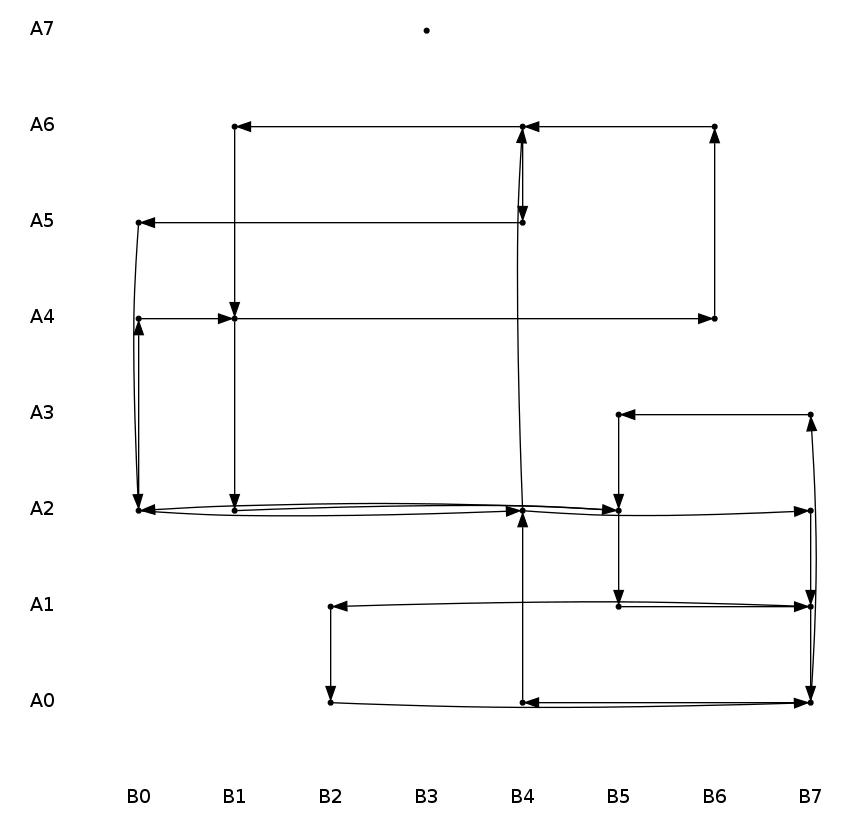

Recreate this plot in Python.
#!/usr/bin/python
import sys
import copy
verbose = False

#This script takes, as input, the preference lists of all elements of A and
#the preference lists of all elements of B. It uses the Extended Gale-Shapley 
#Algorithm for One-One Matching to produce the unique A-optimal stable matching.

#Verbose print function
if verbose:
    def vprint(*args):
        # Print each argument separately so caller doesn't need to
        # stuff everything to be printed into a single string
        for arg in args:
           print arg,
        print
else:   
    vprint = lambda *a: None      # do-nothing function

#Check if alpha_n is satisfied with matching M, GS-list G
def satisfied(n,M,G):
	if M[n] != None or G[n] == M[n]:
		return True
	else:
		return False

def generateG_A(inpt):
	#Assign elements of input to variables
	sizeA = len(inpt[-1])
	sizeB = len(inpt[0])
	alphaPreferences = copy.deepcopy(inpt[0:sizeA])
	betaPreferences = copy.deepcopy(inpt[sizeA:])

	vprint("Input:")
	vprint(alphaPreferences)
	vprint(betaPreferences)

	#Check for bad input
	if sizeA+sizeB != len(inpt):
		print "Improper Data Formatting 1"
		sys.exit()
	for alpha in alphaPreferences:
		if set(alpha) != set(range(sizeB)):
			print "Improper Data Formatting 2: "+str(alpha)
			sys.exit()
	for beta in betaPreferences:
		if set(beta) != set(range(sizeA)):
			print "Improper Data Formatting 3: "+str(beta)
			sys.exit()

	#Initialize M and G
	M=[]
	for i in range(sizeA):
		M.append(None)
	G = alphaPreferences

	vprint("M=", str(M))
	vprint("G=", str(G))

	#The algorithm begins!
	unsatisfiedList = range(sizeA)
	vprint("Unsatisfied alphas:", str(unsatisfiedList))
	while unsatisfiedList != []:	#Execute until all alphas are satisfied
		vprint("\n")
		n = unsatisfiedList[0]	#Select an unsatisfied alpha, alpha_n
		betaJ = G[n][0]	#Take alpha_n's favorite available beta, beta_j
		#Step 1: Unmatch beta_j from its previous partner, in M
		for k in [k for k in range(sizeA) if M[k] == betaJ]:
			M[k]= None
		M[n]=betaJ	#Match alpha_n to beta_j
		#Step 2: Remove partners less preferable to beta_j, in G
		for k in range(sizeA):
			if (betaPreferences[betaJ].index(k)>betaPreferences[betaJ].index(n) and 
				betaJ in G[k]):
				G[k].remove(betaJ)
		#Check which alphas are still dissatisfied
		unsatisfiedList = [n for n in range(sizeA) if not satisfied(n,M,G)]
		vprint("M=", str(M))
		vprint("G=", str(G))
		vprint("Unsatisfied alphas:" + str(unsatisfiedList))
	return G

def generateG_B(inpt):
	sizeA=len(inpt[-1])
	sizeB=len(inpt[0])
	return generateG_A(inpt[-sizeB:]+inpt[:sizeA])

#Main function begins here
#Translate input into list array of integers
x=sys.stdin.read()
x=x.splitlines()
for i in range(len(x)):
	x[i] = x[i].split()
	for j in range(len(x[i])):
		x[i][j]=int(x[i][j])

#Finds row-domination free nodes, and column-domination free nodes
GA = generateG_A(x)
##print str(GA)
GB = generateG_B(x)
##print str(GB)

#Format as sets of pairs, and get intersection
GA_set = set()
GB_set = set()
for i in range(len(GA)):
	for j in GA[i]:
		GA_set.add((i,j))
for i in range(len(GB)):
	for j in GB[i]:
		GB_set.add((j,i))
G_set = (GA_set & GB_set)

for pair in G_set:
	vprint( str(pair))

#Reinterpret intersection, to better pipe to graphviz
GA_restricted = copy.deepcopy(GA)
for i in range(len(GA)):
	for j in GA[i]:
		if (i,j) not in G_set:
			GA_restricted[i].remove(j)

##print GA_restricted

GB_restricted = copy.deepcopy(GB)
for j in range(len(GB)):
	for i in GB[j]:
		if (i,j) not in G_set:
			GB_restricted[j].remove(i)

##print GB_restricted

output = """graph G {\n"""
for i in range(len(GA)):
	output = output + """\tA%d [ pos = "-1,%d!", shape = none];\n""" % (i,i)
for i in range(len(GB)):
	output = output + """\tB%d [ pos = "%d,-1!", shape = none];\n""" % (i,i)

for pair in (GA_set & GB_set):
	output = output + """\tn%d_%d [ pos = "%d,%d!", label ="", shape = point ];\n""" % (pair[0],pair[1],pair[1],pair[0])

for i in range(len(GA)):
	for index in range(len(GA_restricted[i])-1):
		output = output +"""\tn%d_%d -- n%d_%d [ dir = back ];\n""" % (i,GA_restricted[i][index],i,GA_restricted[i][index+1])

for j in range(len(GB)):
	for index in range(len(GB_restricted[j])-1):
		output = output +"""\tn%d_%d -- n%d_%d [ dir = back ];\n""" % (GB_restricted[j][index],j,GB_restricted[j][index+1],j)
output = output + """\t}"""
print output


command="neato -T jpeg -Gsplines=true neato_test2 > neato_test2.jpg"
